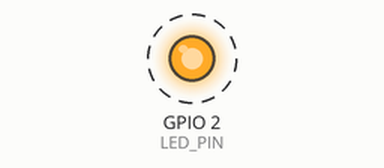
Bench run of a sketch on a simulated ESP32. On the bench: output pins drawn as LEDs (lit = HIGH). Dashed ring = blinking.

Above: at 0.5 s.
Timing chart, 0 to 4.6 s (numbered marks = the images above):
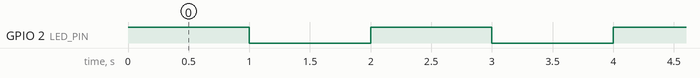

The sketch:

001_blinking_led.ino
```cpp
#include "freertos/FreeRTOS.h"
#include "freertos/task.h"
#include "driver/gpio.h"
#include "esp_log.h"

#define LED_PIN GPIO_NUM_2 // Replace with your LED's GPIO pin

// Forward declaration of the task function
void led_blink_task(void *pvParameters);

void app_main(void) {
    // Configure the GPIO pin for the LED
    gpio_set_direction(LED_PIN, GPIO_MODE_OUTPUT);

    // Create the LED blink task
    xTaskCreate(led_blink_task,   // Task function
                "led_blink_task", // Task name
                2048,             // Stack size (in words)
                NULL,             // Task parameters
                5,                // Task priority
                NULL);            // Task handle (optional)
}

void led_blink_task(void *pvParameters) {
    while (1) {
        gpio_set_level(LED_PIN, 1); // Turn LED ON
        vTaskDelay(1000 / portTICK_PERIOD_MS); // Delay for 1 second

        gpio_set_level(LED_PIN, 0); // Turn LED OFF
        vTaskDelay(1000 / portTICK_PERIOD_MS); // Delay for 1 second
    }
}
```

Measured:
- by itself, GPIO 2 (LED_PIN): alternates HIGH for 1.0 s and LOW for 1.0 s
